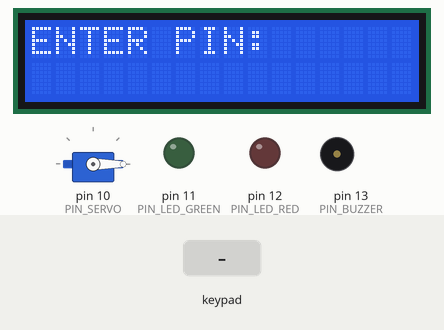
This sketch was run on a simulated Arduino Uno, built with avr-gcc and run on an emulated ATmega328P. Shown: servo, 16×2 character LCD, output pins drawn as LEDs (lit = HIGH), buzzer (waves = sounding). The inputs (shaded band) are chosen by the test bench.

Above: at 1.2 s.
1.3 s: keypad keys 9 8 7 6 # pressed 0.4 s apart
At 4.2 s:
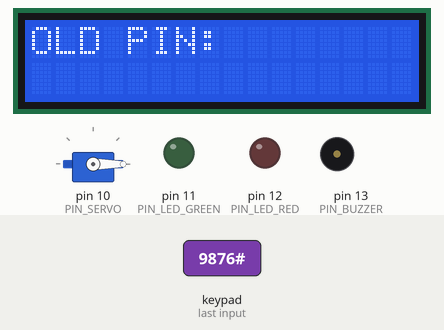
4.8 s: key '1' pressed
At 6.0 s:
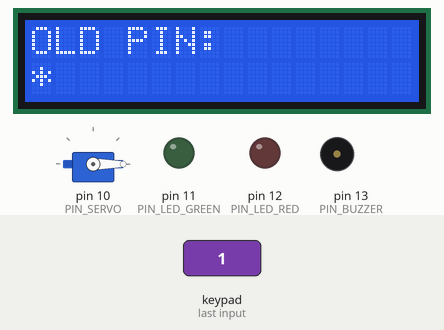
6.3 s: keypad keys 1 2 3 4 pressed 0.4 s apart
At 7.9 s:
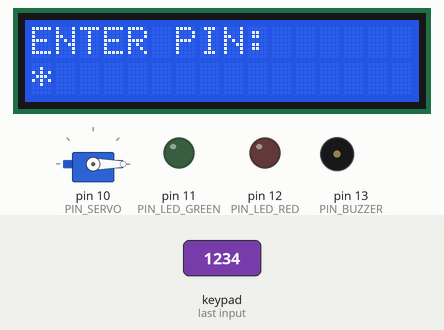
9.4 s: keypad keys 1 2 3 4 # pressed 0.4 s apart
At 10.04 s:
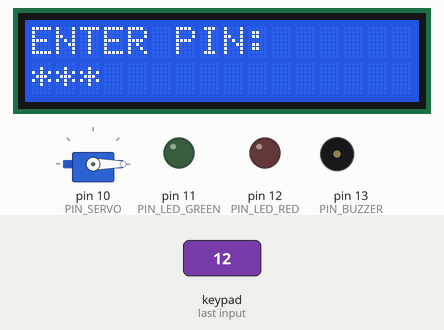
12.9 s: keypad keys 1 2 3 4 * pressed 0.4 s apart
At 15.5 s:
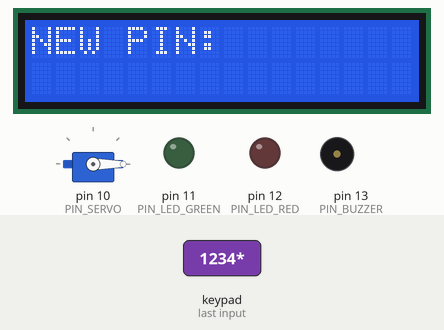
16.4 s: key '2' pressed
At 17.3 s:
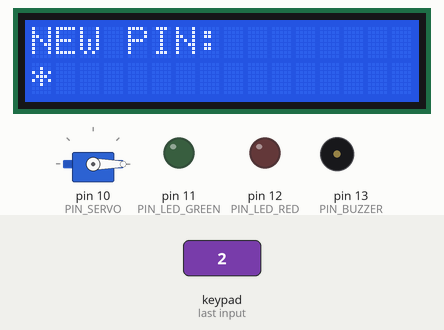
Timing chart, 0 to 18.9 s (numbered marks = the images above; inputs shaded):
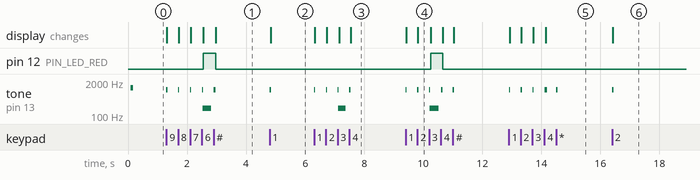

The sketch:

sketch.ino
```cpp
#include <Servo.h>
#include <Keypad.h>
#include <LiquidCrystal_I2C.h>
#include <EEPROM.h>

// ============================ Pins ============================
const byte PIN_SERVO     = 10;
const byte PIN_LED_GREEN = 11;
const byte PIN_LED_RED   = 12;
const byte PIN_BUZZER    = 13;

// ============================ Keypad ============================
const byte ROWS = 4;
const byte COLS = 3;
char keys[ROWS][COLS] = {
  {'1', '2', '3'},
  {'4', '5', '6'},
  {'7', '8', '9'},
  {'*', '0', '#'}
};
byte rowPins[ROWS] = {9, 8, 7, 6};  // R1..R4
byte colPins[COLS] = {5, 4, 3};     // C1..C3
Keypad keypad = Keypad(makeKeymap(keys), rowPins, colPins, ROWS, COLS);

// ============================ LCD ============================
LiquidCrystal_I2C lcd(0x27, 16, 2);

// ============================ Servo ============================
Servo servo;
const int ANGLE_LOCKED   = 0;
const int ANGLE_UNLOCKED = 90;

// ============================ Cau hinh ============================
const byte   PIN_LEN         = 4;
const byte   MAX_ATTEMPTS    = 3;
const unsigned long LOCKOUT_MS     = 30000UL;   // khoa ban phim 30s sau 3 lan sai
const unsigned long AUTO_RELOCK_MS = 5000UL;    // tu dong khoa lai sau 5s
const unsigned long SERVO_STEP_MS  = 15UL;      // toc do quay servo (mo phong thuc te)
const unsigned long RED_FLASH_MS   = 400UL;
const unsigned long WRONG_MSG_MS   = 1500UL;    // thoi gian hien thong bao sai ma

const int EEPROM_ADDR = 0;
char masterPin[PIN_LEN + 1] = "1234";

// ============================ Trang thai ============================
enum State { S_LOCKED, S_UNLOCKED,
             S_CHANGE_VERIFY, S_CHANGE_NEW, S_CHANGE_CONFIRM,
             S_LOCKOUT };
State state = S_LOCKED;

char entry[PIN_LEN + 1];
byte entryLen = 0;
byte attempts = 0;
char newPin[PIN_LEN + 1];

unsigned long unlockAt      = 0;
unsigned long lockoutUntil  = 0;
unsigned long redFlashUntil = 0;
unsigned long wrongUntil    = 0;
unsigned long lastShownSec  = 0;

int  servoAngle   = ANGLE_LOCKED;
int  servoTarget  = ANGLE_LOCKED;
unsigned long lastServoMove = 0;

unsigned long beepUntil = 0;
bool beeping = false;

// ============================ Nguyen mau ham ============================
void loadPin();
void savePin();
void startBeep(int freq, unsigned long ms);
void updateBeep();
void setServoTarget(int target);
void updateServo();
void updateLeds();
void showLockedScreen();
void showChangeScreen(const char* prompt);
void showWrongScreen();
void showLockoutScreen();
void renderEntry();
void clearEntry();
const char* changePrompt();
void handleKey(char key);
void processEntry();
void verifyAndUnlock();
void unlock();
void relock();

// ============================ setup ============================
void setup() {
  pinMode(PIN_LED_GREEN, OUTPUT);
  pinMode(PIN_LED_RED, OUTPUT);
  pinMode(PIN_BUZZER, OUTPUT);

  loadPin();

  servo.attach(PIN_SERVO);
  servo.write(ANGLE_LOCKED);
  servoAngle = ANGLE_LOCKED;
  servoTarget = ANGLE_LOCKED;

  lcd.init();
  lcd.backlight();
  showLockedScreen();

  startBeep(1200, 80);
}

// ============================ loop ============================
void loop() {
  updateBeep();
  updateServo();
  updateLeds();

  char key = keypad.getKey();
  if (key != NO_KEY) {
    startBeep(1000, 40);
    handleKey(key);
  }

  switch (state) {
    case S_LOCKED:
      if (wrongUntil && millis() >= wrongUntil) {
        wrongUntil = 0;
        clearEntry();
        showLockedScreen();
      }
      break;

    case S_UNLOCKED: {
      if (millis() >= unlockAt) {
        relock();
        break;
      }
      unsigned long remain = (unlockAt - millis() + 999UL) / 1000UL;
      if (remain != lastShownSec) {
        lastShownSec = remain;
        lcd.setCursor(12, 1);
        lcd.print("  ");
        lcd.setCursor(12, 1);
        lcd.print(remain);
        lcd.setCursor(14, 1);
        lcd.print('s');
      }
      break;
    }

    case S_LOCKOUT: {
      if (millis() >= lockoutUntil) {
        attempts = 0;
        state = S_LOCKED;
        clearEntry();
        showLockedScreen();
        break;
      }
      unsigned long remain = (lockoutUntil - millis() + 999UL) / 1000UL;
      if (remain != lastShownSec) {
        lastShownSec = remain;
        lcd.setCursor(8, 1);
        lcd.print("   ");
        lcd.setCursor(8, 1);
        lcd.print(remain);
        lcd.setCursor(11, 1);
        lcd.print('s');
      }
      break;
    }

    default:
      break;
  }
}

// ============================ Xu ly phim ============================
void handleKey(char key) {
  if (state == S_LOCKOUT) return;

  if (state == S_UNLOCKED) {
    if (key == 'D') relock();   // khoa tay
    return;
  }

  if (state == S_LOCKED && wrongUntil) {
    wrongUntil = 0;
    clearEntry();
    showLockedScreen();
  }

  if (key == '*') {
    clearEntry();
    if (state == S_LOCKED) showLockedScreen();
    else showChangeScreen(changePrompt());
    return;
  }

  if (key == '#') {
    if (state == S_LOCKED) {
      state = S_CHANGE_VERIFY;
      clearEntry();
      showChangeScreen("OLD PIN:");
    } else if (state >= S_CHANGE_VERIFY && state <= S_CHANGE_CONFIRM) {
      state = S_LOCKED;         // huy che do doi mat khau
      clearEntry();
      showLockedScreen();
    }
    return;
  }

  if (key >= '0' && key <= '9' && entryLen < PIN_LEN) {
    entry[entryLen++] = key;
    entry[entryLen] = '\0';
    renderEntry();
    if (entryLen == PIN_LEN) processEntry();
  }
}

const char* changePrompt() {
  switch (state) {
    case S_CHANGE_VERIFY:  return "OLD PIN:";
    case S_CHANGE_NEW:     return "NEW PIN:";
    case S_CHANGE_CONFIRM: return "CONFIRM:";
    default:               return "";
  }
}

void processEntry() {
  switch (state) {
    case S_LOCKED:
      verifyAndUnlock();
      break;

    case S_CHANGE_VERIFY:
      if (strcmp(entry, masterPin) == 0) {
        state = S_CHANGE_NEW;
        startBeep(1000, 80);
        clearEntry();
        showChangeScreen("NEW PIN:");
      } else {
        startBeep(200, 250);
        state = S_LOCKED;
        clearEntry();
        showLockedScreen();
      }
      break;

    case S_CHANGE_NEW:
      strcpy(newPin, entry);
      state = S_CHANGE_CONFIRM;
      clearEntry();
      showChangeScreen("CONFIRM:");
      break;

    case S_CHANGE_CONFIRM:
      if (strcmp(entry, newPin) == 0) {
        strcpy(masterPin, newPin);
        savePin();
        startBeep(1500, 120);
        state = S_LOCKED;
        clearEntry();
        showLockedScreen();
      } else {
        startBeep(200, 250);
        state = S_CHANGE_NEW;
        clearEntry();
        showChangeScreen("NEW PIN:");
      }
      break;

    default:
      break;
  }
}

// ============================ Mo/khoa ============================
void verifyAndUnlock() {
  if (strcmp(entry, masterPin) == 0) {
    unlock();
  } else {
    attempts++;
    redFlashUntil = millis() + RED_FLASH_MS;
    startBeep(200, 300);
    if (attempts >= MAX_ATTEMPTS) {
      state = S_LOCKOUT;
      clearEntry();
      lockoutUntil = millis() + LOCKOUT_MS;
      lastShownSec = 0;
      showLockoutScreen();
    } else {
      wrongUntil = millis() + WRONG_MSG_MS;
      showWrongScreen();
    }
  }
}

void unlock() {
  attempts = 0;
  state = S_UNLOCKED;
  clearEntry();
  redFlashUntil = 0;
  unlockAt = millis() + AUTO_RELOCK_MS;
  lastShownSec = 0;
  setServoTarget(ANGLE_UNLOCKED);
  startBeep(1500, 100);
  digitalWrite(PIN_LED_GREEN, HIGH);
  lcd.clear();
  lcd.setCursor(0, 0);
  lcd.print("UNLOCKED");
  lcd.setCursor(0, 1);
  lcd.print("Auto lock 5s");
  lcd.setCursor(12, 1);
  lcd.print(AUTO_RELOCK_MS / 1000UL);
  lcd.setCursor(14, 1);
  lcd.print('s');
}

void relock() {
  state = S_LOCKED;
  setServoTarget(ANGLE_LOCKED);
  digitalWrite(PIN_LED_GREEN, LOW);
  showLockedScreen();
}

// ============================ Man hinh LCD ============================
void showLockedScreen() {
  lcd.clear();
  lcd.setCursor(0, 0);
  lcd.print("ENTER PIN:");
  renderEntry();
}

void showChangeScreen(const char* prompt) {
  lcd.clear();
  lcd.setCursor(0, 0);
  lcd.print(prompt);
  renderEntry();
}

void showWrongScreen() {
  lcd.clear();
  lcd.setCursor(0, 0);
  lcd.print("WRONG PIN!");
  lcd.setCursor(0, 1);
  lcd.print(MAX_ATTEMPTS - attempts);
  lcd.print(" attempt(s) left");
}

void showLockoutScreen() {
  lcd.clear();
  lcd.setCursor(0, 0);
  lcd.print("LOCKED OUT!");
  lcd.setCursor(0, 1);
  lcd.print("Wait 30s");
}

void renderEntry() {
  lcd.setCursor(0, 1);
  lcd.print("                ");
  lcd.setCursor(0, 1);
  for (byte i = 0; i < entryLen; i++) lcd.print('*');
}

void clearEntry() {
  entryLen = 0;
  entry[0] = '\0';
}

// ============================ EEPROM ============================
void loadPin() {
  for (int i = 0; i < PIN_LEN; i++) {
    char c = EEPROM.read(EEPROM_ADDR + i);
    if (c >= '0' && c <= '9') masterPin[i] = c;
  }
  masterPin[PIN_LEN] = '\0';
}

void savePin() {
  for (int i = 0; i < PIN_LEN; i++) {
    EEPROM.write(EEPROM_ADDR + i, masterPin[i]);
  }
}

// ============================ Buzzer (khong blocking) ============================
void startBeep(int freq, unsigned long ms) {
  beeping = true;
  tone(PIN_BUZZER, freq);
  beepUntil = millis() + ms;
}

void updateBeep() {
  if (beeping && millis() >= beepUntil) {
    noTone(PIN_BUZZER);
    beeping = false;
  }
}

// ============================ Servo (quay tu tu) ============================
void setServoTarget(int target) {
  servoTarget = target;
}

void updateServo() {
  if (servoAngle == servoTarget) return;
  if (millis() - lastServoMove < SERVO_STEP_MS) return;
  lastServoMove = millis();
  if (servoAngle < servoTarget) servoAngle++;
  else servoAngle--;
  servo.write(servoAngle);
}

// ============================ LED ============================
void updateLeds() {
  if (state == S_LOCKOUT) {
    digitalWrite(PIN_LED_RED, (millis() / 500) % 2);
  } else {
    digitalWrite(PIN_LED_RED, millis() < redFlashUntil ? HIGH : LOW);
  }
}
```

Measured:
- after the input at 1.3 s, pin 12 (PIN_LED_RED): LOW → HIGH after 1.3 s, → LOW 0.41 s later; tone on pin 13 (PIN_BUZZER): plays 1000 Hz for 0.04 s, 1000 Hz for 0.04 s, 1000 Hz for 0.04 s, 1000 Hz for 0.02 s, 200 Hz for 0.30 s, 1000 Hz for 0.06 s, starting at once; the display: first changes at once (image 1 shows a later state)
- after the input at 4.8 s, tone on pin 13 (PIN_BUZZER): silent → 1000 Hz at once, → silent 0.04 s later; the display: changes at once (image 2)
- after the input at 6.3 s, tone on pin 13 (PIN_BUZZER): plays 1000 Hz for 0.04 s, 1000 Hz for 0.04 s, 1000 Hz for 0.02 s, 200 Hz for 0.25 s, 1000 Hz for 0.04 s, starting at once; the display: first changes at once (image 3 shows a later state)
- after the input at 9.4 s, pin 12 (PIN_LED_RED): LOW → HIGH after 0.85 s, → LOW 0.40 s later; tone on pin 13 (PIN_BUZZER): plays 1000 Hz for 0.04 s, 1000 Hz for 0.04 s, 1000 Hz for 0.02 s, 200 Hz for 0.30 s, 1000 Hz for 0.05 s, 1000 Hz for 0.04 s, starting at once; the display: first changes at once (image 4 shows a later state)
- after the input at 12.9 s, tone on pin 13 (PIN_BUZZER): goes 3 × (1000 Hz 0.04 s, silent 0.36 s), 1000 Hz 0.10 s, silent 0.30 s, 1000 Hz 0.04 s, then silent, starting at once; the display: first changes at once (image 5 shows a later state)
- after the input at 16.4 s, tone on pin 13 (PIN_BUZZER): silent → 1000 Hz at once, → silent 0.04 s later; the display: changes at once (image 6)
